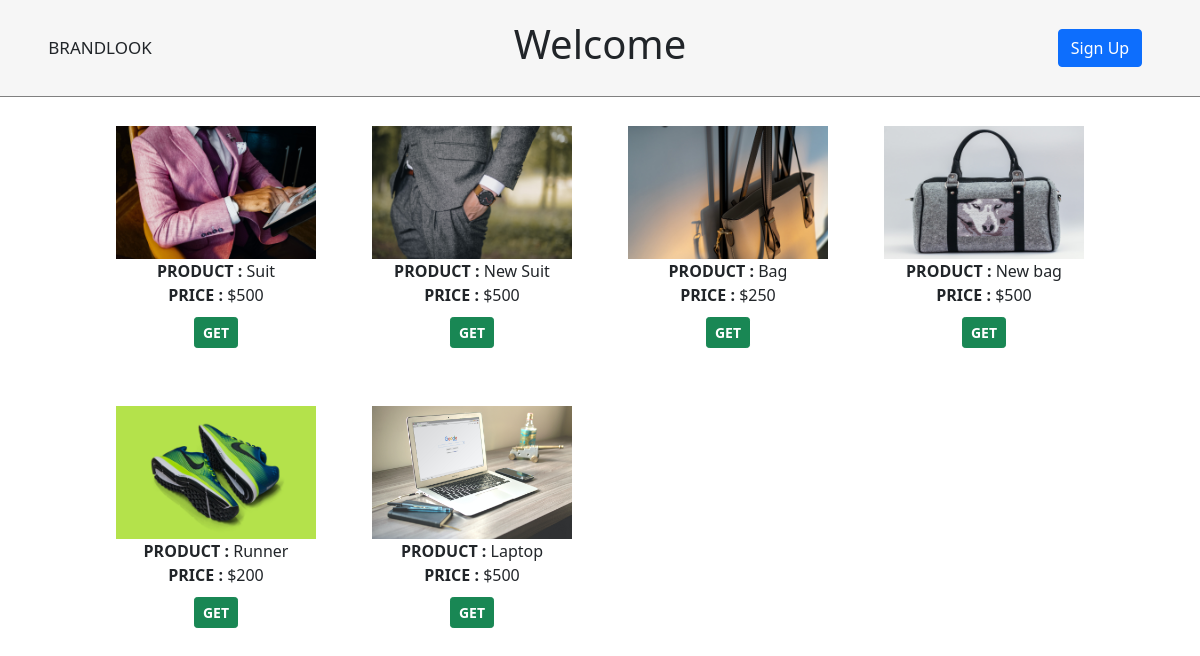
The app's page /order.php with its own data.
### tables this page shows
CREATE TABLE IF NOT EXISTS `items` (
  `id` int(11) NOT NULL AUTO_INCREMENT,
  `name` varchar(120) NOT NULL,
  `img` varchar(120) NOT NULL,
  `price` varchar(120) NOT NULL,
  PRIMARY KEY (`id`)
);

### order.php (the view, shortened to what this page needs)
<!doctype html>
<html lang="en">
  <head>
    <link href="https://cdn.jsdelivr.net/npm/bootstrap@5.1.3/dist/css/bootstrap.min.css" rel="stylesheet">
    <link rel="stylesheet" type="text/css" href="admin/css/indexViewStyle.css">
  </head>
  <body>
    <div class="container-fluid">
    	<div class="row headerRow">
    		<div class="col-md-2 navName">
    			<a href="index.php">BrandLook</a>
    		</div>
    		<div class="col-md navPage">
    			<h1>Welcome</h1>
    		</div>
    		<div class="col-md-2 navLogout">
    			<nav>
    				<a href="register.php" class="btn btn-primary">Sign Up</a>
    			</nav>
    		</div>
    	</div>
      <div class="row">
        <div class="col-md">
          <?php
          require 'boostrap.php';
            $sql = mysqli_query($con,"SELECT * FROM items");
            echo"<form method='post'><table align='center' width='1024px'><tr>";
            $n=0;
            while($arr=mysqli_fetch_array($sql))
            {
              $i=$arr['img'];
              if($n%4==0)
              {
                echo "<tr>";
              }
                 echo "
                 <td height='280' width='240' align='center'><img src='admin/items/$i' width='200'><br/>
                 <b>PRODUCT :</b>"."  ".$arr['name'].
                 "<br><b>PRICE :</b>"."   ".$arr['price'].
                 "<br><a href='orderItems.php?img=$i' style='text-decoration: none; margin-top: 10px;' class='btn btn-sm btn-success'><b>GET</b></a>
                 </td>";
                  $n++;
            }
            echo "</tr></table></form>";
          ?>
        </div>
      </div>
    </div>
  </body>
</html>

### admin/css/indexViewStyle.css (style rules this page uses)
.headerRow { background-color: white; padding: 20px 0; border-bottom: 1px solid gray; align-items: center; background-color: rgba(225, 225, 225, 0.3); backdrop-filter: blur(20px); }
.navPage,.navName,.navLogout { display: flex; justify-content: center; }
.navPage a , .navName a { text-decoration: none; margin: 0 30px; text-transform: uppercase; font-size: 17px; color: inherit; }

### records on screen
items: img (picture), name "Suit", price "$500"
items: img (picture), name "New Suit", price "$500"
items: img (picture), name "Bag", price "$250"
items: img (picture), name "New bag", price "$500"
items: img (picture), name "Runner", price "$200"
items: img (picture), name "Laptop", price "$500"
